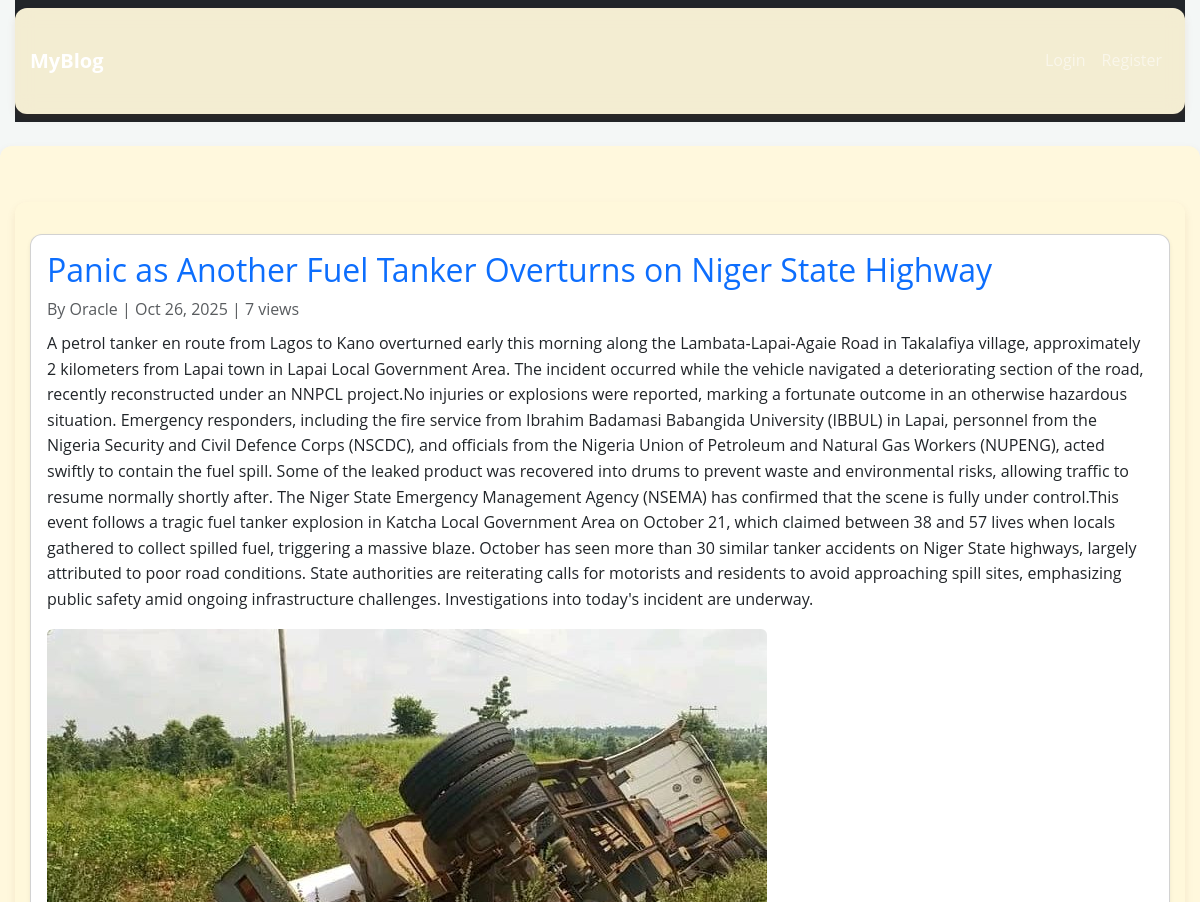
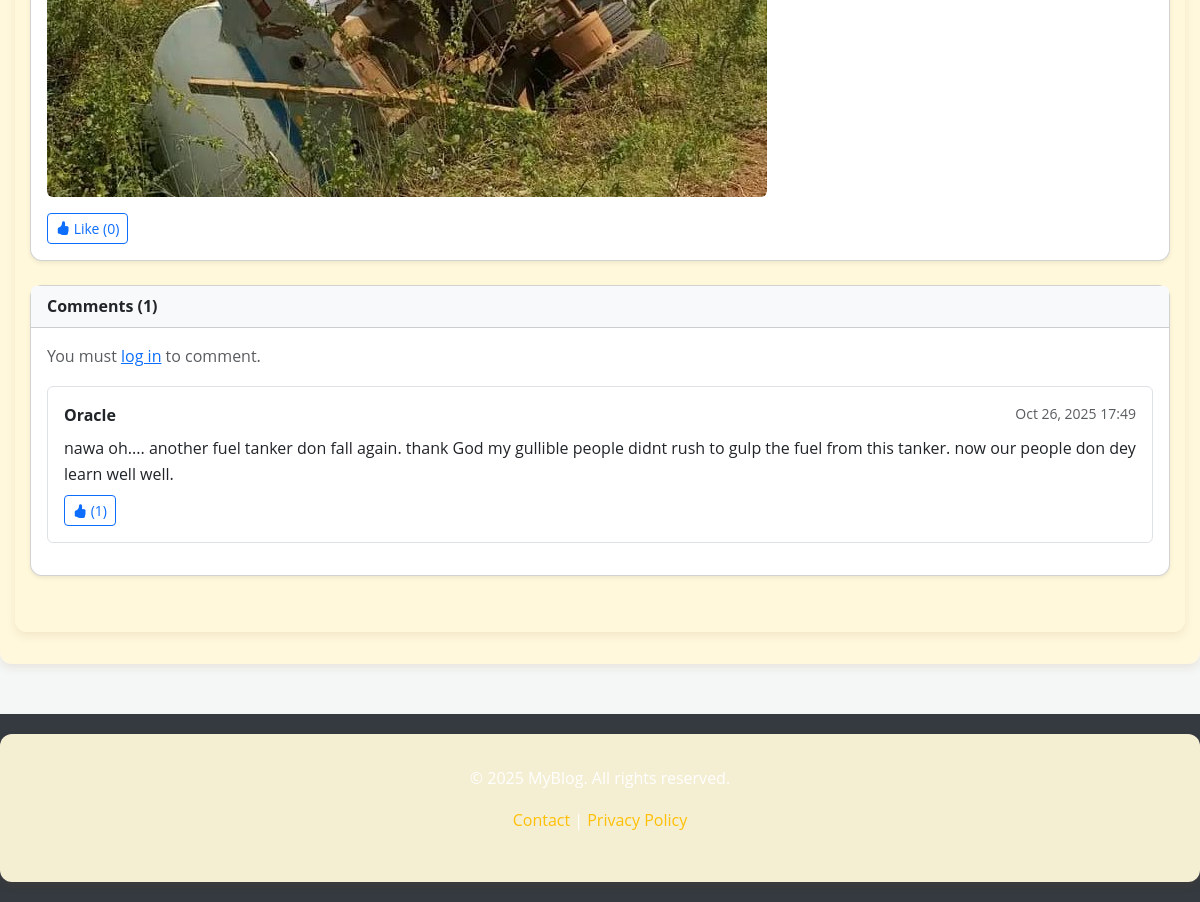
/blog/post/panic-as-another-fuel-tanker-overturns-on-niger-state-highway, run on the app's committed database (2 pictures, top to bottom).
### app/models.py (models this page shows, shortened)
class Post(db.Model):
    id = db.Column(db.Integer, primary_key=True)
    title = db.Column(db.String(200), nullable=False)
    slug = db.Column(db.String(255), unique=True, nullable=False, index=True)
    content = db.Column(db.Text, nullable=False)
    status = db.Column(db.String(20), default="draft")
    views = db.Column(db.Integer, default=0)
    likes = db.Column(db.Integer, default=0)
    media_filename = db.Column(db.String(200), nullable=True)
    created_at = db.Column(db.DateTime, default=func.now)
    updated_at = db.Column(db.DateTime, default=datetime.utcnow, onupdate=datetime.utcnow)
    category_id = db.Column(db.Integer, db.ForeignKey("category.id"), nullable=True)
    user_id = db.Column(db.Integer, db.ForeignKey("user.id"), nullable=False)
    user = db.relationship("User", back_populates="posts")
    category = db.relationship("Category", back_populates="posts")
    comments = db.relationship("Comment", back_populates="post", lazy=True, cascade="all, delete-orphan")
    likes_rel = db.relationship("PostLike", backref="post", cascade="all, delete-orphan")

class User(db.Model, UserMixin):
    id = db.Column(db.Integer, primary_key=True)
    username = db.Column(db.String(150), unique=True, nullable=False)
    email = db.Column(db.String(150), unique=True, nullable=False)
    password_hash = db.Column(db.String(200), nullable=False)
    is_admin = db.Column(db.Boolean, default=False)
    created_at = db.Column(db.DateTime, default=datetime.utcnow)
    posts = db.relationship("Post", back_populates="user", lazy=True)
    comments = db.relationship("Comment", back_populates="user", lazy=True)
    replies = db.relationship("Reply", back_populates="user", lazy=True)

class Comment(db.Model):
    id = db.Column(db.Integer, primary_key=True)
    content = db.Column(db.Text, nullable=False)
    created_at = db.Column(db.DateTime, default=datetime.utcnow)
    likes = db.Column(db.Integer, default=0)
    user_id = db.Column(db.Integer, db.ForeignKey("user.id"), nullable=False)
    post_id = db.Column(db.Integer, db.ForeignKey("post.id"), nullable=False)
    user = db.relationship("User", back_populates="comments", lazy=True)
    post = db.relationship("Post", back_populates="comments", lazy=True)
    replies = db.relationship("Reply", back_populates="comment", lazy=True, cascade="all, delete-orphan")
    likes_rel = db.relationship("CommentLike", backref="comment", cascade="all, delete-orphan")

### app/blog/routes.py (the view, shortened to what this page needs)
@blog_bp.route("/post/<slug>", methods=["GET", "POST"])
def view_post(slug):
    post = Post.query.filter_by(slug=slug).first_or_404()
    post.views = (post.views or 0) + 1
    db.session.commit()
    comments = Comment.query.filter_by(post_id=post.id).order_by(Comment.created_at.desc()).all()
    return render_template("blog/new_post.html", post=post, comments=comments)

### app/templates/blog/new_post.html (shortened to what this page needs)
{% extends "base.html" %}
{% block content %}
<div class="container mt-4">
  <div class="card mb-4 shadow-sm">
    <div class="card-body">
      <h2 class="card-title text-primary">{{ post.title }}</h2>
      <p class="text-muted mb-2">By {{ post.user.username }} | {{ post.created_at.strftime("%b %d, %Y") }} | {{ post.views or 0 }} views</p>
      <p class="card-text">{{ post.content | safe }}</p>
      {% if post.media_filename %}
      <div class="my-3">
        <img src="{{ url_for('static', filename='uploads/media/' + post.media_filename) }}" class="img-fluid rounded">
      </div>
      {% endif %}
      <form action="{{ url_for('blog.like_post', post_id=post.id) }}" method="POST" class="d-inline">
        <button type="submit" class="btn btn-outline-primary btn-sm">
          <i class="bi bi-hand-thumbs-up-fill"></i> Like ({{ post.likes or 0 }})
        </button>
      </form>
    </div>
  </div>
  <div class="card shadow-sm mb-4">
    <div class="card-header bg-light">
      <strong>Comments ({{ post.comments|length }})</strong>
    </div>
    <div class="card-body">
      {% if current_user.is_authenticated %}
      <form action="{{ url_for('blog.view_post', slug=post.slug) }}" method="POST" class="mb-4">
        <div class="mb-3">
          <textarea name="content" class="form-control" rows="3" placeholder="Add a comment..." required></textarea>
        </div>
        <button type="submit" class="btn btn-primary btn-sm">Post Comment</button>
      </form>
      {% else %}
      <p class="text-muted">You must <a href="{{ url_for('auth.login') }}">log in</a> to comment.</p>
      {% endif %}
      {% for comment in comments %}
      <div class="border rounded p-3 mb-3">
        <div class="d-flex justify-content-between">
          <strong>{{ comment.user.username }}</strong>
          <small class="text-muted">{{ comment.created_at.strftime("%b %d, %Y %H:%M") }}</small>
        </div>
        <p class="mt-2 mb-1">{{ comment.content }}</p>
        <div class="d-flex align-items-center mt-2">
          <form action="{{ url_for('blog.like_comment', comment_id=comment.id) }}" method="POST" class="me-2">
            <button type="submit" class="btn btn-sm btn-outline-primary">
              <i class="bi bi-hand-thumbs-up-fill text-primary"></i> ({{ comment.likes or 0 }})
            </button>
          </form>
        </div>
      </div>
      {% else %}
      <p class="text-muted">No comments yet. Be the first to comment!</p>
      {% endfor %}
    </div>
  </div>
</div>
<link rel="stylesheet" href="https://cdn.jsdelivr.net/npm/bootstrap-icons@1.10.5/font/bootstrap-icons.css">
{% endblock %}

### app/static/style.css (style rules this page uses)
body { background: linear-gradient(180deg,#f3f5f7, #fff); color: #222; font-family: 'Segoe UI', Roboto, Arial, sans-serif; }
.card { border-radius:8px; box-shadow: 0 6px 18px rgba(25,25,25,0.06); }
:root { --primary-brown-red: #8B4513; --secondary-sienna: #A0522D; --light-cream: #FFF8DC; --deep-charcoal: #2C1810; --gold-accent: #DAA520; --shadow-subtle: 0 4px 8px rgba(139, 69, 19, 0.1); }
body { background: linear-gradient(135deg, var(--primary-brown-red) 0%, var(--secondary-sienna) 50%, var(--light-cream) 100%); background-attachment: fixed; color: var(--deep-charcoal); font-family: 'Open Sans', sans-serif; line-height: 1.6; min-height: 100vh; }
.container { background: rgba(255, 248, 220, 0.95); border-radius: 12px; box-shadow: var(--shadow-subtle); margin-top: 20px; margin-bottom: 20px; padding: 2rem; backdrop-filter: blur(10px); }
body { background: #f4f7f6; color: #333; }
.card { border-radius: 12px; transition: transform 0.2s ease-in-out; }
.dashboard-bg,.container, .login, .register, .base { max-width: 100%; margin: 0 auto; padding-left: 15px; padding-right: 15px; }
@media (min-width: 0px) { .dashboard-bg,.container, .login, .register, .base { max-width: 540px; } }
@media (min-width: 576px) { .dashboard-bg,.container, .login, .register, .baser { max-width: 720px; } }
@media (min-width: 768px) { .dashboard-bg,.container, .login, .register, .base { max-width: 960px; } }
@media (min-width: 992px) { .dashboard-bg,.container, .login, .register, .base { max-width: 1140px; } }
@media (min-width: 1200px) { .dashboard-bg,.container, .login, .register, .base { max-width: 1320px; } }

### data on the page
Post: title "Panic as Another Fuel Tanker Overturns on Niger State Highway", created_at "Oct 26, 2025", views "7", content "A petrol tanker en route from Lagos to Kano overturned early this morning along the Lambata-Lapai-Agaie Road in Takalafiya village, approximately 2 kilometers from Lapai town in Lapai Local Government Area. The incident occurred while the vehicle navigated a deteriorating section of the road, recently reconstructed under an NNPCL project.No injuries or explosions were reported, marking a fortunate outcome in an otherwise hazardous situation. Emergency responders, including the fire service from Ibrahim Badamasi Babangida University (IBBUL) in Lapai, personnel from the Nigeria Security and Civil Defence Corps (NSCDC), and officials from the Nigeria Union of Petroleum and Natural Gas Workers…", media_filename (picture), likes "0"
User: user.username "Oracle"
Comment: user.username "Oracle", created_at "Oct 26, 2025 17:49", content "nawa oh.... another fuel tanker don fall again. thank God my gullible people didnt rush to gulp the fuel from this tanker. now our people don dey learn well well.", likes "1"

### other printed values
{{ post.comments|length }} "1"
